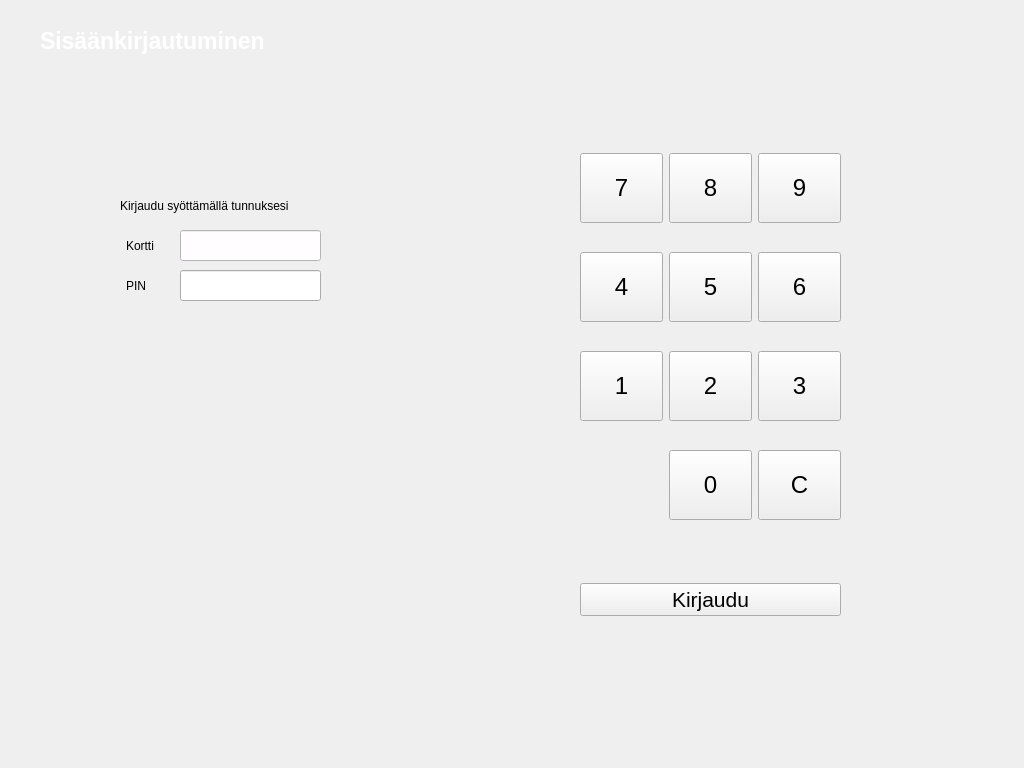
<?xml version="1.0" encoding="UTF-8"?>
<ui version="4.0">
 <class>MainWindow</class>
 <widget class="QMainWindow" name="MainWindow">
  <property name="geometry">
   <rect>
    <x>0</x>
    <y>0</y>
    <width>1024</width>
    <height>768</height>
   </rect>
  </property>
  <property name="windowTitle">
   <string>Group IV Banking Systems Incorporated</string>
  </property>
  <property name="styleSheet">
   <string notr="true"/>
  </property>
  <widget class="QWidget" name="centralwidget">
   <widget class="QLineEdit" name="lineEditUsername">
    <property name="geometry">
     <rect>
      <x>180</x>
      <y>230</y>
      <width>141</width>
      <height>31</height>
     </rect>
    </property>
    <property name="palette">
     <palette>
      <active>
       <colorrole role="WindowText">
        <brush brushstyle="SolidPattern">
         <color alpha="255">
          <red>61</red>
          <green>56</green>
          <blue>70</blue>
         </color>
        </brush>
       </colorrole>
       <colorrole role="Button">
        <brush brushstyle="SolidPattern">
         <color alpha="255">
          <red>255</red>
          <green>253</green>
          <blue>255</blue>
         </color>
        </brush>
       </colorrole>
       <colorrole role="Light">
        <brush brushstyle="SolidPattern">
         <color alpha="255">
          <red>255</red>
          <green>255</green>
          <blue>255</blue>
         </color>
        </brush>
       </colorrole>
       <colorrole role="Base">
        <brush brushstyle="SolidPattern">
         <color alpha="255">
          <red>255</red>
          <green>253</green>
          <blue>255</blue>
         </color>
        </brush>
       </colorrole>
       <colorrole role="Window">
        <brush brushstyle="SolidPattern">
         <color alpha="255">
          <red>255</red>
          <green>253</green>
          <blue>255</blue>
         </color>
        </brush>
       </colorrole>
      </active>
      <inactive>
       <colorrole role="WindowText">
        <brush brushstyle="SolidPattern">
         <color alpha="255">
          <red>0</red>
          <green>0</green>
          <blue>0</blue>
         </color>
        </brush>
       </colorrole>
       <colorrole role="Button">
        <brush brushstyle="SolidPattern">
         <color alpha="255">
          <red>255</red>
          <green>253</green>
          <blue>255</blue>
         </color>
        </brush>
       </colorrole>
       <colorrole role="Light">
        <brush brushstyle="SolidPattern">
         <color alpha="255">
          <red>255</red>
          <green>255</green>
          <blue>255</blue>
         </color>
        </brush>
       </colorrole>
       <colorrole role="Base">
        <brush brushstyle="SolidPattern">
         <color alpha="255">
          <red>255</red>
          <green>253</green>
          <blue>255</blue>
         </color>
        </brush>
       </colorrole>
       <colorrole role="Window">
        <brush brushstyle="SolidPattern">
         <color alpha="255">
          <red>255</red>
          <green>253</green>
          <blue>255</blue>
         </color>
        </brush>
       </colorrole>
      </inactive>
      <disabled>
       <colorrole role="WindowText">
        <brush brushstyle="SolidPattern">
         <color alpha="255">
          <red>190</red>
          <green>190</green>
          <blue>190</blue>
         </color>
        </brush>
       </colorrole>
       <colorrole role="Button">
        <brush brushstyle="SolidPattern">
         <color alpha="255">
          <red>255</red>
          <green>253</green>
          <blue>255</blue>
         </color>
        </brush>
       </colorrole>
       <colorrole role="Light">
        <brush brushstyle="SolidPattern">
         <color alpha="255">
          <red>255</red>
          <green>255</green>
          <blue>255</blue>
         </color>
        </brush>
       </colorrole>
       <colorrole role="Base">
        <brush brushstyle="SolidPattern">
         <color alpha="255">
          <red>255</red>
          <green>253</green>
          <blue>255</blue>
         </color>
        </brush>
       </colorrole>
       <colorrole role="Window">
        <brush brushstyle="SolidPattern">
         <color alpha="255">
          <red>255</red>
          <green>253</green>
          <blue>255</blue>
         </color>
        </brush>
       </colorrole>
      </disabled>
     </palette>
    </property>
    <property name="font">
     <font>
      <pointsize>12</pointsize>
     </font>
    </property>
    <property name="autoFillBackground">
     <bool>false</bool>
    </property>
    <property name="styleSheet">
     <string notr="true">background-color: rgb(255, 253, 255);</string>
    </property>
   </widget>
   <widget class="QLineEdit" name="lineEditPassword">
    <property name="geometry">
     <rect>
      <x>180</x>
      <y>270</y>
      <width>141</width>
      <height>31</height>
     </rect>
    </property>
    <property name="font">
     <font>
      <pointsize>12</pointsize>
     </font>
    </property>
    <property name="echoMode">
     <enum>QLineEdit::Normal</enum>
    </property>
   </widget>
   <widget class="QLabel" name="labelMainTitle">
    <property name="geometry">
     <rect>
      <x>40</x>
      <y>20</y>
      <width>941</width>
      <height>41</height>
     </rect>
    </property>
    <property name="font">
     <font>
      <pointsize>17</pointsize>
      <bold>true</bold>
     </font>
    </property>
    <property name="styleSheet">
     <string notr="true">color: rgb(255, 255, 255);</string>
    </property>
    <property name="text">
     <string>Sisäänkirjautuminen</string>
    </property>
   </widget>
   <widget class="QLabel" name="label">
    <property name="geometry">
     <rect>
      <x>126</x>
      <y>230</y>
      <width>51</width>
      <height>31</height>
     </rect>
    </property>
    <property name="styleSheet">
     <string notr="true"/>
    </property>
    <property name="text">
     <string>Kortti</string>
    </property>
   </widget>
   <widget class="QLabel" name="label_2">
    <property name="geometry">
     <rect>
      <x>126</x>
      <y>270</y>
      <width>51</width>
      <height>31</height>
     </rect>
    </property>
    <property name="styleSheet">
     <string notr="true"/>
    </property>
    <property name="text">
     <string>PIN</string>
    </property>
   </widget>
   <widget class="QLabel" name="label_3">
    <property name="geometry">
     <rect>
      <x>120</x>
      <y>190</y>
      <width>271</width>
      <height>31</height>
     </rect>
    </property>
    <property name="styleSheet">
     <string notr="true"/>
    </property>
    <property name="text">
     <string>Kirjaudu syöttämällä tunnuksesi</string>
    </property>
   </widget>
   <widget class="QLabel" name="labelLoginDebug">
    <property name="geometry">
     <rect>
      <x>70</x>
      <y>720</y>
      <width>881</width>
      <height>41</height>
     </rect>
    </property>
    <property name="styleSheet">
     <string notr="true">color: rgb(255, 255, 255);</string>
    </property>
    <property name="text">
     <string/>
    </property>
    <property name="alignment">
     <set>Qt::AlignCenter</set>
    </property>
   </widget>
   <widget class="QWidget" name="verticalLayoutWidget">
    <property name="geometry">
     <rect>
      <x>580</x>
      <y>560</y>
      <width>261</width>
      <height>80</height>
     </rect>
    </property>
    <layout class="QVBoxLayout" name="verticalLayout">
     <item>
      <widget class="QPushButton" name="btnLogin">
       <property name="font">
        <font>
         <pointsize>16</pointsize>
        </font>
       </property>
       <property name="text">
        <string>Kirjaudu</string>
       </property>
      </widget>
     </item>
    </layout>
   </widget>
   <widget class="QWidget" name="gridLayoutWidget">
    <property name="geometry">
     <rect>
      <x>580</x>
      <y>130</y>
      <width>261</width>
      <height>416</height>
     </rect>
    </property>
    <layout class="QGridLayout" name="gridLayout">
     <item row="0" column="1">
      <widget class="QPushButton" name="Button_8">
       <property name="font">
        <font>
         <pointsize>18</pointsize>
        </font>
       </property>
       <property name="styleSheet">
        <string notr="true">QPushButton {
	padding: 20 0;
}</string>
       </property>
       <property name="text">
        <string>8</string>
       </property>
      </widget>
     </item>
     <item row="1" column="2">
      <widget class="QPushButton" name="Button_6">
       <property name="font">
        <font>
         <pointsize>18</pointsize>
        </font>
       </property>
       <property name="styleSheet">
        <string notr="true">QPushButton {
	padding: 20 0;
}</string>
       </property>
       <property name="text">
        <string>6</string>
       </property>
      </widget>
     </item>
     <item row="2" column="0">
      <widget class="QPushButton" name="Button_1">
       <property name="font">
        <font>
         <pointsize>18</pointsize>
        </font>
       </property>
       <property name="styleSheet">
        <string notr="true">QPushButton {
	padding: 20 0;
}</string>
       </property>
       <property name="text">
        <string>1</string>
       </property>
      </widget>
     </item>
     <item row="0" column="0">
      <widget class="QPushButton" name="Button_7">
       <property name="font">
        <font>
         <pointsize>18</pointsize>
        </font>
       </property>
       <property name="styleSheet">
        <string notr="true">QPushButton {
	padding: 20 0;
}</string>
       </property>
       <property name="text">
        <string>7</string>
       </property>
      </widget>
     </item>
     <item row="1" column="1">
      <widget class="QPushButton" name="Button_5">
       <property name="font">
        <font>
         <pointsize>18</pointsize>
        </font>
       </property>
       <property name="styleSheet">
        <string notr="true">QPushButton {
	padding: 20 0;
}</string>
       </property>
       <property name="text">
        <string>5</string>
       </property>
      </widget>
     </item>
     <item row="0" column="2">
      <widget class="QPushButton" name="Button_9">
       <property name="font">
        <font>
         <pointsize>18</pointsize>
        </font>
       </property>
       <property name="styleSheet">
        <string notr="true">QPushButton {
	padding: 20 0;
}</string>
       </property>
       <property name="text">
        <string>9</string>
       </property>
      </widget>
     </item>
     <item row="1" column="0">
      <widget class="QPushButton" name="Button_4">
       <property name="font">
        <font>
         <pointsize>18</pointsize>
        </font>
       </property>
       <property name="styleSheet">
        <string notr="true">QPushButton {
	padding: 20 0;
}</string>
       </property>
       <property name="text">
        <string>4</string>
       </property>
      </widget>
     </item>
     <item row="2" column="1">
      <widget class="QPushButton" name="Button_2">
       <property name="font">
        <font>
         <pointsize>18</pointsize>
        </font>
       </property>
       <property name="styleSheet">
        <string notr="true">QPushButton {
	padding: 20 0;
}</string>
       </property>
       <property name="text">
        <string>2</string>
       </property>
      </widget>
     </item>
     <item row="2" column="2">
      <widget class="QPushButton" name="Button_3">
       <property name="font">
        <font>
         <pointsize>18</pointsize>
        </font>
       </property>
       <property name="styleSheet">
        <string notr="true">QPushButton {
	padding: 20 0;
}</string>
       </property>
       <property name="text">
        <string>3</string>
       </property>
      </widget>
     </item>
     <item row="3" column="1">
      <widget class="QPushButton" name="Button_0">
       <property name="font">
        <font>
         <pointsize>18</pointsize>
        </font>
       </property>
       <property name="styleSheet">
        <string notr="true">QPushButton {
	padding: 20 0;
}</string>
       </property>
       <property name="text">
        <string>0</string>
       </property>
      </widget>
     </item>
     <item row="3" column="2">
      <widget class="QPushButton" name="Button_Clear">
       <property name="font">
        <font>
         <pointsize>18</pointsize>
        </font>
       </property>
       <property name="styleSheet">
        <string notr="true">QPushButton {
	padding: 20 0;
}</string>
       </property>
       <property name="text">
        <string>C</string>
       </property>
      </widget>
     </item>
    </layout>
   </widget>
   <widget class="QLabel" name="labelBackgroundImage">
    <property name="geometry">
     <rect>
      <x>0</x>
      <y>0</y>
      <width>1024</width>
      <height>768</height>
     </rect>
    </property>
    <property name="text">
     <string/>
    </property>
    <property name="pixmap">
     <pixmap resource="bank_automat_resources.qrc">:/images/bank_automat_files/main_background_image_1.png</pixmap>
    </property>
   </widget>
   <zorder>labelBackgroundImage</zorder>
   <zorder>lineEditUsername</zorder>
   <zorder>lineEditPassword</zorder>
   <zorder>labelMainTitle</zorder>
   <zorder>label</zorder>
   <zorder>label_2</zorder>
   <zorder>label_3</zorder>
   <zorder>labelLoginDebug</zorder>
   <zorder>verticalLayoutWidget</zorder>
   <zorder>gridLayoutWidget</zorder>
  </widget>
 </widget>
 <resources>
  <include location="bank_automat_resources.qrc"/>
 </resources>
 <connections/>
</ui>
